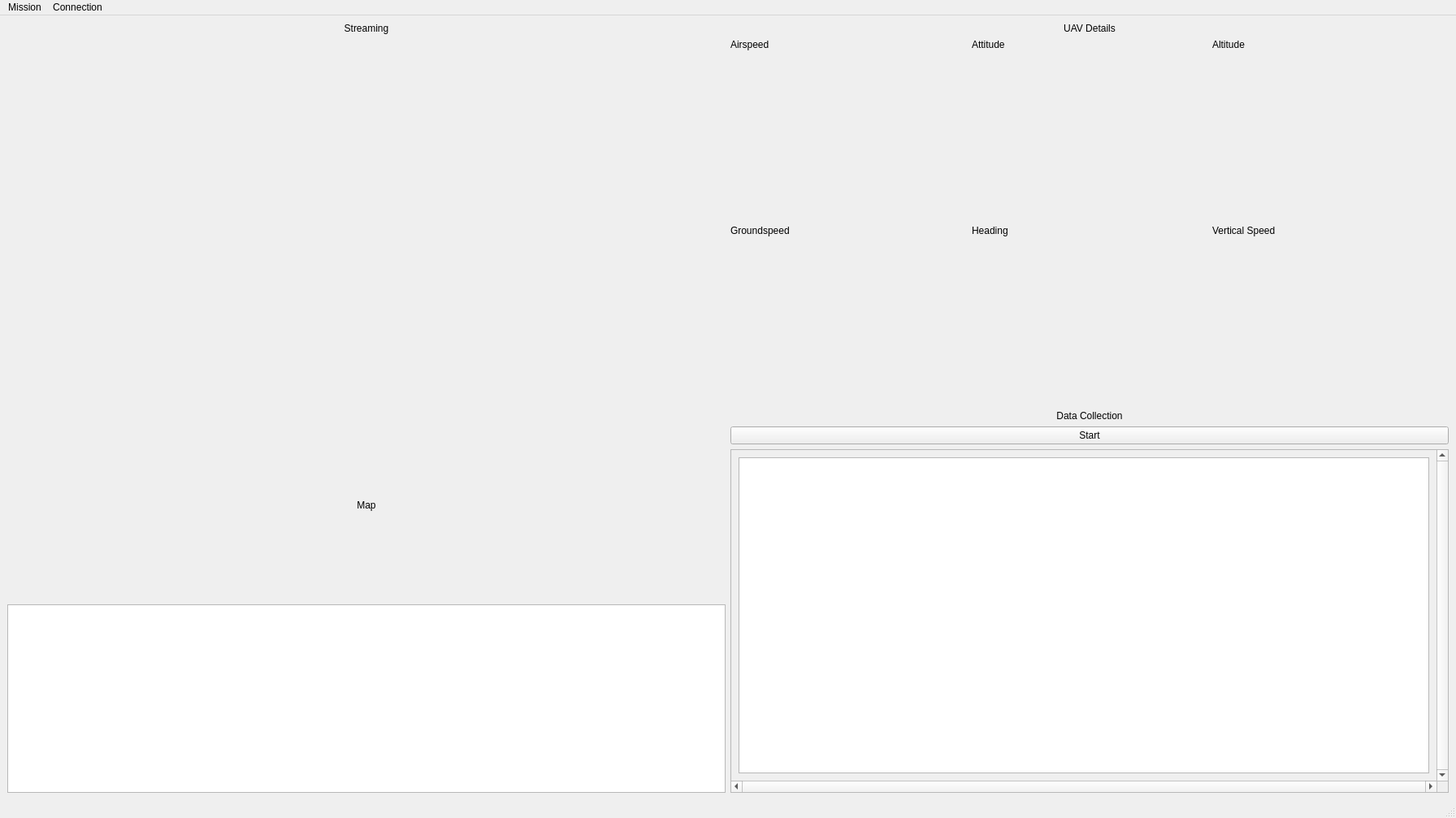
<?xml version="1.0" encoding="UTF-8"?>
<ui version="4.0">
 <class>MainWindow</class>
 <widget class="QMainWindow" name="MainWindow">
  <property name="geometry">
   <rect>
    <x>0</x>
    <y>0</y>
    <width>1792</width>
    <height>1007</height>
   </rect>
  </property>
  <property name="sizePolicy">
   <sizepolicy hsizetype="Fixed" vsizetype="Fixed">
    <horstretch>0</horstretch>
    <verstretch>0</verstretch>
   </sizepolicy>
  </property>
  <property name="windowTitle">
   <string>Automated Data Collecting System</string>
  </property>
  <widget class="QWidget" name="centralwidget">
   <layout class="QVBoxLayout" name="verticalLayout_6">
    <item>
     <layout class="QHBoxLayout" name="horizontalLayout">
      <item>
       <layout class="QVBoxLayout" name="verticalLayout_8" stretch="1,1">
        <property name="sizeConstraint">
         <enum>QLayout::SetFixedSize</enum>
        </property>
        <item>
         <widget class="QLabel" name="label">
          <property name="sizePolicy">
           <sizepolicy hsizetype="Preferred" vsizetype="Fixed">
            <horstretch>0</horstretch>
            <verstretch>0</verstretch>
           </sizepolicy>
          </property>
          <property name="text">
           <string>Streaming</string>
          </property>
          <property name="alignment">
           <set>Qt::AlignCenter</set>
          </property>
         </widget>
        </item>
        <item>
         <widget class="QLabel" name="label_11">
          <property name="text">
           <string/>
          </property>
         </widget>
        </item>
       </layout>
      </item>
      <item>
       <layout class="QVBoxLayout" name="verticalLayout_10" stretch="1,1">
        <property name="sizeConstraint">
         <enum>QLayout::SetFixedSize</enum>
        </property>
        <item>
         <widget class="QLabel" name="label_5">
          <property name="sizePolicy">
           <sizepolicy hsizetype="Preferred" vsizetype="Fixed">
            <horstretch>0</horstretch>
            <verstretch>0</verstretch>
           </sizepolicy>
          </property>
          <property name="font">
           <font>
            <weight>50</weight>
            <bold>false</bold>
           </font>
          </property>
          <property name="text">
           <string>UAV Details</string>
          </property>
          <property name="alignment">
           <set>Qt::AlignCenter</set>
          </property>
         </widget>
        </item>
        <item>
         <layout class="QHBoxLayout" name="horizontalLayout_3">
          <item>
           <layout class="QVBoxLayout" name="verticalLayout_3" stretch="1,1,1,1">
            <item>
             <widget class="QLabel" name="label_7">
              <property name="sizePolicy">
               <sizepolicy hsizetype="Preferred" vsizetype="Fixed">
                <horstretch>0</horstretch>
                <verstretch>0</verstretch>
               </sizepolicy>
              </property>
              <property name="text">
               <string>Airspeed</string>
              </property>
             </widget>
            </item>
            <item>
             <widget class="QLabel" name="lblAirspeed">
              <property name="font">
               <font>
                <pointsize>48</pointsize>
               </font>
              </property>
              <property name="text">
               <string/>
              </property>
             </widget>
            </item>
            <item>
             <widget class="QLabel" name="label_6">
              <property name="sizePolicy">
               <sizepolicy hsizetype="Preferred" vsizetype="Fixed">
                <horstretch>0</horstretch>
                <verstretch>0</verstretch>
               </sizepolicy>
              </property>
              <property name="text">
               <string>Groundspeed</string>
              </property>
             </widget>
            </item>
            <item>
             <widget class="QLabel" name="lblGroundspeed">
              <property name="font">
               <font>
                <pointsize>48</pointsize>
               </font>
              </property>
              <property name="text">
               <string/>
              </property>
             </widget>
            </item>
           </layout>
          </item>
          <item>
           <layout class="QVBoxLayout" name="verticalLayout_2" stretch="1,1,1,1">
            <item>
             <widget class="QLabel" name="label_4">
              <property name="sizePolicy">
               <sizepolicy hsizetype="Preferred" vsizetype="Fixed">
                <horstretch>0</horstretch>
                <verstretch>0</verstretch>
               </sizepolicy>
              </property>
              <property name="text">
               <string>Attitude</string>
              </property>
             </widget>
            </item>
            <item>
             <widget class="QLabel" name="lblAttitude">
              <property name="font">
               <font>
                <pointsize>48</pointsize>
               </font>
              </property>
              <property name="text">
               <string/>
              </property>
             </widget>
            </item>
            <item>
             <widget class="QLabel" name="label_3">
              <property name="sizePolicy">
               <sizepolicy hsizetype="Preferred" vsizetype="Fixed">
                <horstretch>0</horstretch>
                <verstretch>0</verstretch>
               </sizepolicy>
              </property>
              <property name="text">
               <string>Heading</string>
              </property>
             </widget>
            </item>
            <item>
             <widget class="QLabel" name="lblHeading">
              <property name="font">
               <font>
                <pointsize>48</pointsize>
               </font>
              </property>
              <property name="text">
               <string/>
              </property>
             </widget>
            </item>
           </layout>
          </item>
          <item>
           <layout class="QVBoxLayout" name="verticalLayout" stretch="1,1,1,1">
            <item>
             <widget class="QLabel" name="label_8">
              <property name="sizePolicy">
               <sizepolicy hsizetype="Preferred" vsizetype="Fixed">
                <horstretch>0</horstretch>
                <verstretch>0</verstretch>
               </sizepolicy>
              </property>
              <property name="text">
               <string>Altitude</string>
              </property>
             </widget>
            </item>
            <item>
             <widget class="QLabel" name="lblAltitude">
              <property name="font">
               <font>
                <pointsize>48</pointsize>
               </font>
              </property>
              <property name="text">
               <string/>
              </property>
             </widget>
            </item>
            <item>
             <widget class="QLabel" name="label_10">
              <property name="sizePolicy">
               <sizepolicy hsizetype="Preferred" vsizetype="Fixed">
                <horstretch>0</horstretch>
                <verstretch>0</verstretch>
               </sizepolicy>
              </property>
              <property name="text">
               <string>Vertical Speed</string>
              </property>
             </widget>
            </item>
            <item>
             <widget class="QLabel" name="lblVerticalSpeed">
              <property name="font">
               <font>
                <pointsize>48</pointsize>
               </font>
              </property>
              <property name="lineWidth">
               <number>1</number>
              </property>
              <property name="text">
               <string/>
              </property>
              <property name="textFormat">
               <enum>Qt::AutoText</enum>
              </property>
              <property name="alignment">
               <set>Qt::AlignCenter</set>
              </property>
              <property name="indent">
               <number>-1</number>
              </property>
             </widget>
            </item>
           </layout>
          </item>
         </layout>
        </item>
       </layout>
      </item>
     </layout>
    </item>
    <item>
     <layout class="QHBoxLayout" name="horizontalLayout_2">
      <item>
       <layout class="QVBoxLayout" name="verticalLayout_9" stretch="1,1">
        <item>
         <widget class="QLabel" name="label_9">
          <property name="sizePolicy">
           <sizepolicy hsizetype="Preferred" vsizetype="Preferred">
            <horstretch>0</horstretch>
            <verstretch>0</verstretch>
           </sizepolicy>
          </property>
          <property name="font">
           <font>
            <weight>50</weight>
            <bold>false</bold>
           </font>
          </property>
          <property name="text">
           <string>Map</string>
          </property>
          <property name="alignment">
           <set>Qt::AlignCenter</set>
          </property>
         </widget>
        </item>
        <item>
         <widget class="QGraphicsView" name="graphicsView_3">
          <property name="sizePolicy">
           <sizepolicy hsizetype="Preferred" vsizetype="Preferred">
            <horstretch>1</horstretch>
            <verstretch>5</verstretch>
           </sizepolicy>
          </property>
         </widget>
        </item>
       </layout>
      </item>
      <item>
       <layout class="QVBoxLayout" name="verticalLayout_7" stretch="1,1,0">
        <item>
         <widget class="QLabel" name="label_2">
          <property name="sizePolicy">
           <sizepolicy hsizetype="Preferred" vsizetype="Fixed">
            <horstretch>0</horstretch>
            <verstretch>0</verstretch>
           </sizepolicy>
          </property>
          <property name="text">
           <string>Data Collection</string>
          </property>
          <property name="alignment">
           <set>Qt::AlignCenter</set>
          </property>
         </widget>
        </item>
        <item>
         <widget class="QPushButton" name="pushButton">
          <property name="sizePolicy">
           <sizepolicy hsizetype="Preferred" vsizetype="Fixed">
            <horstretch>0</horstretch>
            <verstretch>0</verstretch>
           </sizepolicy>
          </property>
          <property name="text">
           <string>Start</string>
          </property>
         </widget>
        </item>
        <item>
         <widget class="QScrollArea" name="scrollArea">
          <property name="sizePolicy">
           <sizepolicy hsizetype="Preferred" vsizetype="Preferred">
            <horstretch>0</horstretch>
            <verstretch>0</verstretch>
           </sizepolicy>
          </property>
          <property name="verticalScrollBarPolicy">
           <enum>Qt::ScrollBarAlwaysOn</enum>
          </property>
          <property name="horizontalScrollBarPolicy">
           <enum>Qt::ScrollBarAlwaysOn</enum>
          </property>
          <property name="widgetResizable">
           <bool>true</bool>
          </property>
          <widget class="QWidget" name="scrollAreaWidgetContents">
           <property name="geometry">
            <rect>
             <x>0</x>
             <y>0</y>
             <width>848</width>
             <height>384</height>
            </rect>
           </property>
           <layout class="QVBoxLayout" name="verticalLayout_4">
            <item>
             <layout class="QVBoxLayout" name="verticalLayout_11">
              <property name="sizeConstraint">
               <enum>QLayout::SetNoConstraint</enum>
              </property>
              <item>
               <widget class="QGraphicsView" name="graphicsView_2"/>
              </item>
             </layout>
            </item>
           </layout>
          </widget>
         </widget>
        </item>
       </layout>
      </item>
     </layout>
    </item>
   </layout>
  </widget>
  <widget class="QMenuBar" name="menubar">
   <property name="geometry">
    <rect>
     <x>0</x>
     <y>0</y>
     <width>1792</width>
     <height>22</height>
    </rect>
   </property>
   <widget class="QMenu" name="menuMission">
    <property name="title">
     <string>Mission</string>
    </property>
    <addaction name="actionNew_Mission"/>
    <addaction name="actionSave"/>
    <addaction name="actionClose"/>
   </widget>
   <widget class="QMenu" name="menuConnection">
    <property name="title">
     <string>Connection</string>
    </property>
    <addaction name="actionConnect"/>
    <addaction name="actionDisconnect"/>
   </widget>
   <addaction name="menuMission"/>
   <addaction name="menuConnection"/>
  </widget>
  <widget class="QStatusBar" name="statusbar"/>
  <action name="actionNew_Mission">
   <property name="text">
    <string>New Mission</string>
   </property>
  </action>
  <action name="actionView_Mission">
   <property name="text">
    <string>View Mission</string>
   </property>
  </action>
  <action name="actionSave">
   <property name="text">
    <string>Output Result</string>
   </property>
  </action>
  <action name="actionClose">
   <property name="text">
    <string>Quit</string>
   </property>
  </action>
  <action name="actionConnect">
   <property name="text">
    <string>Connect</string>
   </property>
  </action>
  <action name="actionDisconnect">
   <property name="text">
    <string>Disconnect</string>
   </property>
  </action>
 </widget>
 <resources/>
 <connections/>
</ui>
